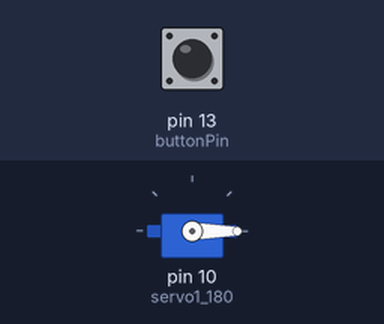
This sketch was run on a simulated Arduino Uno, built with avr-gcc and run on an emulated ATmega328P. On the bench: servo. The test bench sets the inputs (shaded band); at power-on: pin 13 (buttonPin) LOW.

Above: at 1.2 s.
1.3 s: pin 13 (buttonPin) pulled HIGH for 0.15 s
At 1.37 s:
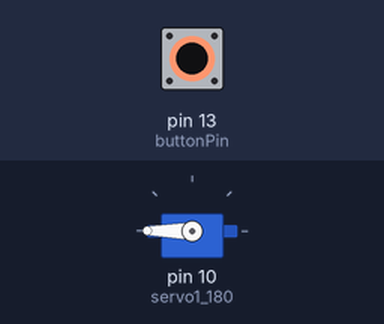
2.9 s: pin 13 (buttonPin) pulled HIGH for 3.2 s
At 7.5 s:
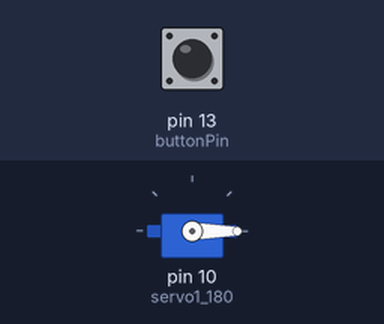
Timing chart, 0 to 9.0 s (numbered marks = the images above; inputs shaded):
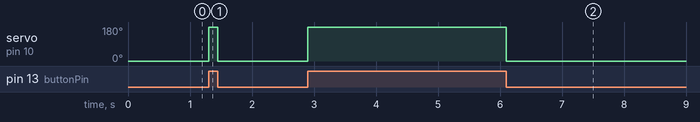

The sketch:

button_trigger_servo_code_copy.ino
```cpp
  #include <Servo.h>

Servo servo1_180; //create servo variable
const int buttonPin = 13;

void setup() {
  servo1_180.attach(10); //attaches 180 servo to pin 10
  pinMode(buttonPin, INPUT);
}

void loop() {
  if (digitalRead(buttonPin) == HIGH){
    servo1_180.write(180); //tells 180 servo to turn to max position
  } else {
    servo1_180.write(0); //tells 180 servo to turn to min position
  }
}
```

Measured:
- after the input at 1.3 s, servo on pin 10 (servo1_180): 0° → 180° at once, → 0° 0.15 s later
- after the input at 2.9 s, servo on pin 10 (servo1_180): 0° → 180° at once, → 0° 3.2 s later
